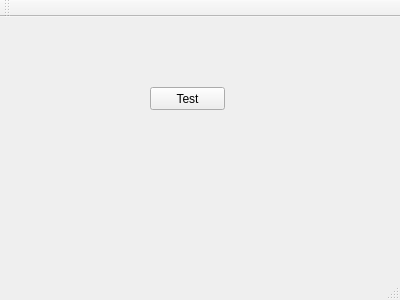
<?xml version="1.0" encoding="UTF-8"?>
<ui version="4.0">
 <class>MainWindow</class>
 <widget class="QMainWindow" name="MainWindow">
  <property name="geometry">
   <rect>
    <x>0</x>
    <y>0</y>
    <width>400</width>
    <height>300</height>
   </rect>
  </property>
  <property name="windowTitle">
   <string>MainWindow</string>
  </property>
  <widget class="QWidget" name="centralWidget">
   <widget class="QPushButton" name="pushButton">
    <property name="geometry">
     <rect>
      <x>150</x>
      <y>70</y>
      <width>75</width>
      <height>23</height>
     </rect>
    </property>
    <property name="text">
     <string>Test</string>
    </property>
   </widget>
  </widget>
  <widget class="QMenuBar" name="menuBar">
   <property name="geometry">
    <rect>
     <x>0</x>
     <y>0</y>
     <width>400</width>
     <height>23</height>
    </rect>
   </property>
  </widget>
  <widget class="QToolBar" name="mainToolBar">
   <attribute name="toolBarArea">
    <enum>TopToolBarArea</enum>
   </attribute>
   <attribute name="toolBarBreak">
    <bool>false</bool>
   </attribute>
  </widget>
  <widget class="QStatusBar" name="statusBar"/>
 </widget>
 <layoutdefault spacing="6" margin="11"/>
 <resources/>
 <connections/>
</ui>
